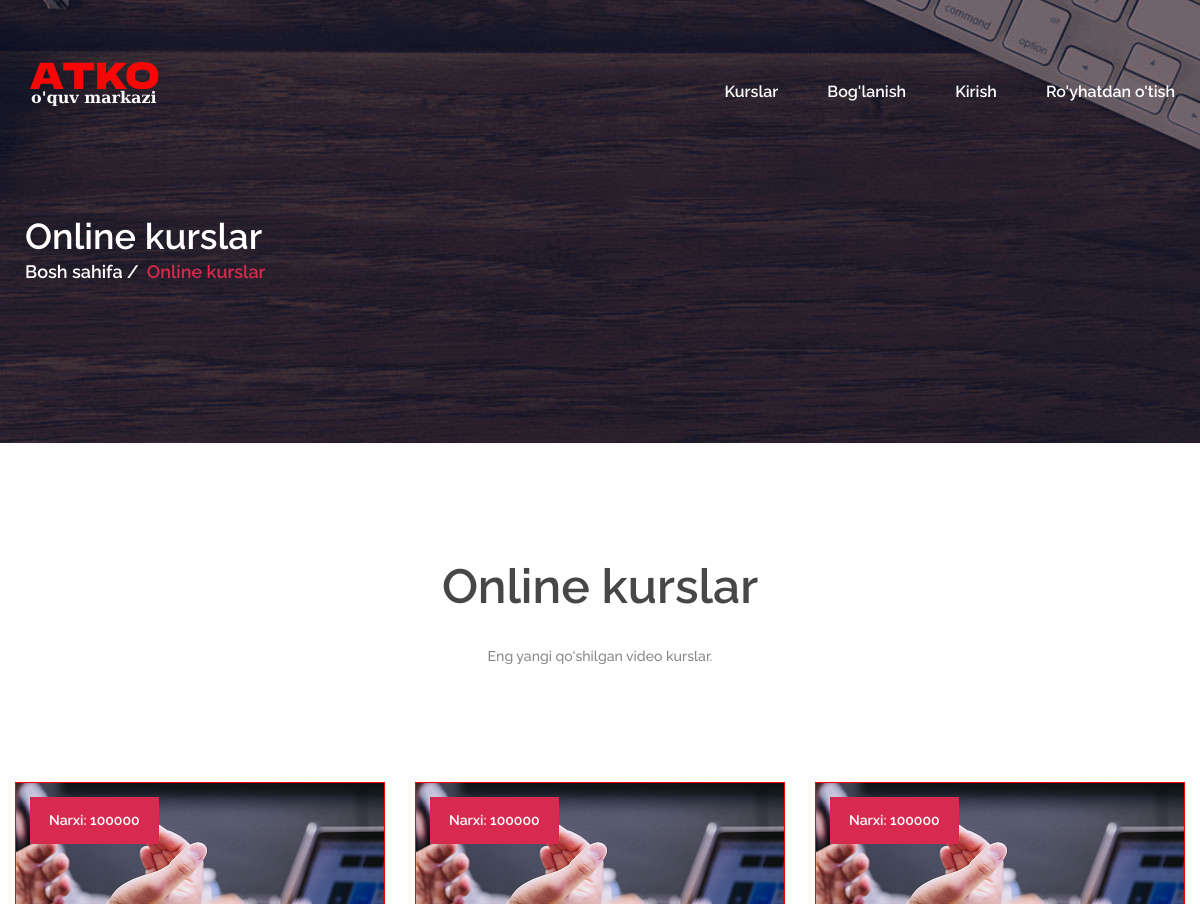
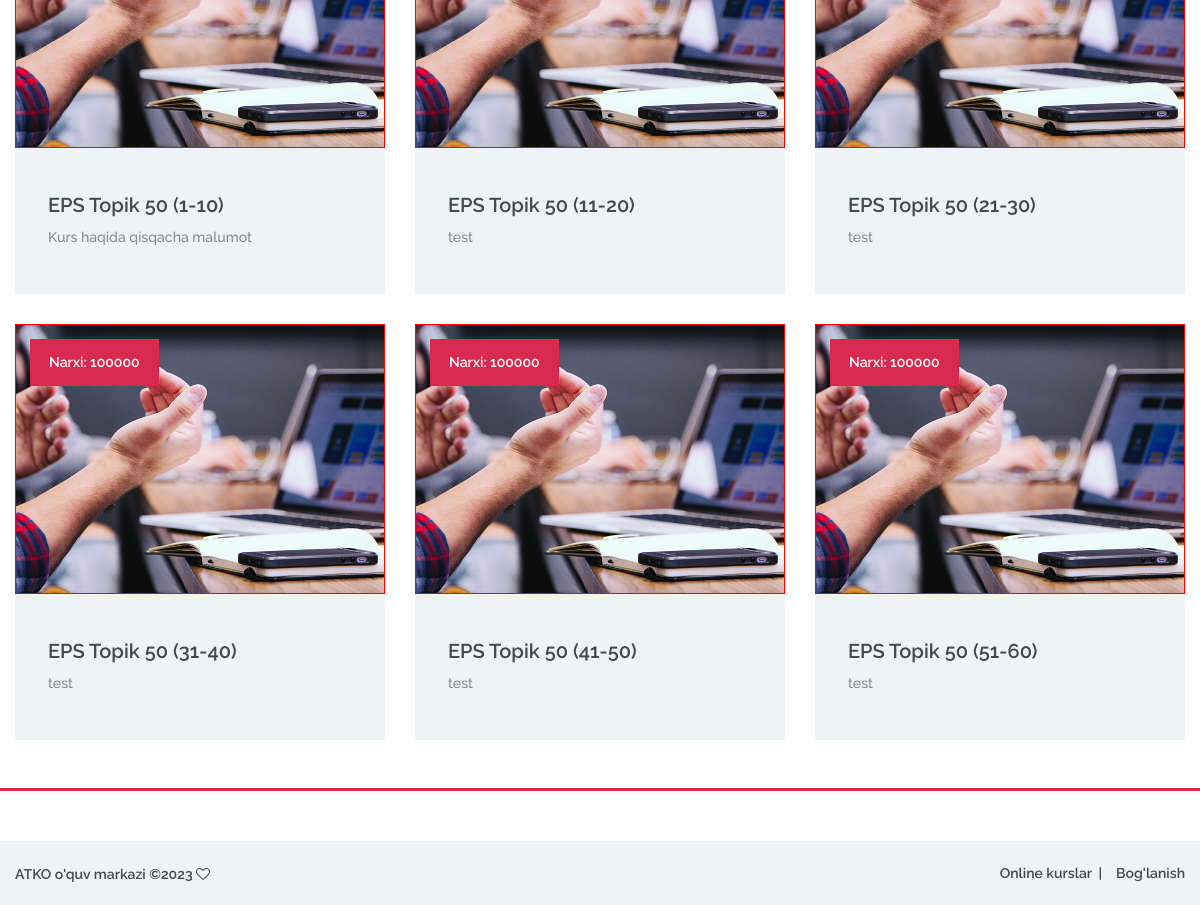
/courses.php, run on an earlier commit of the app's database (2 pictures, top to bottom).
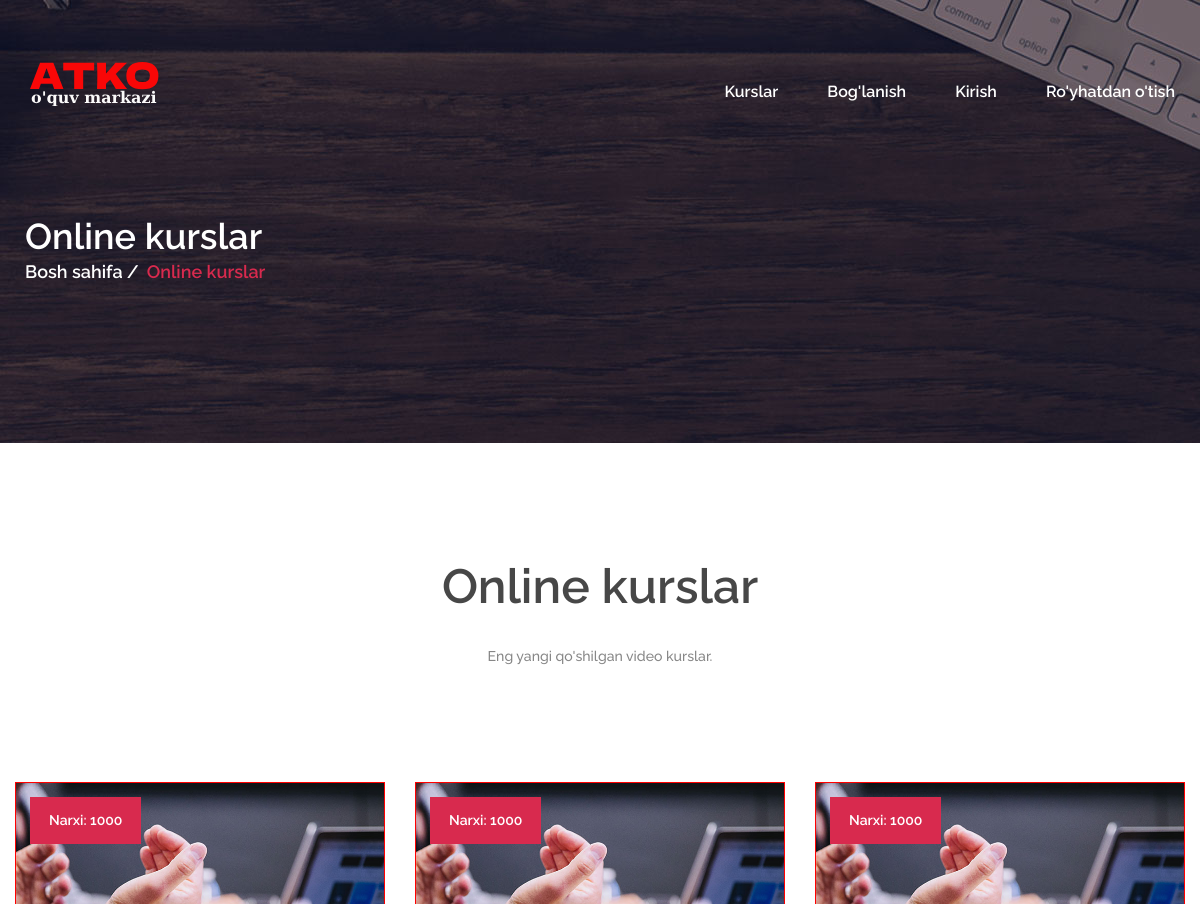
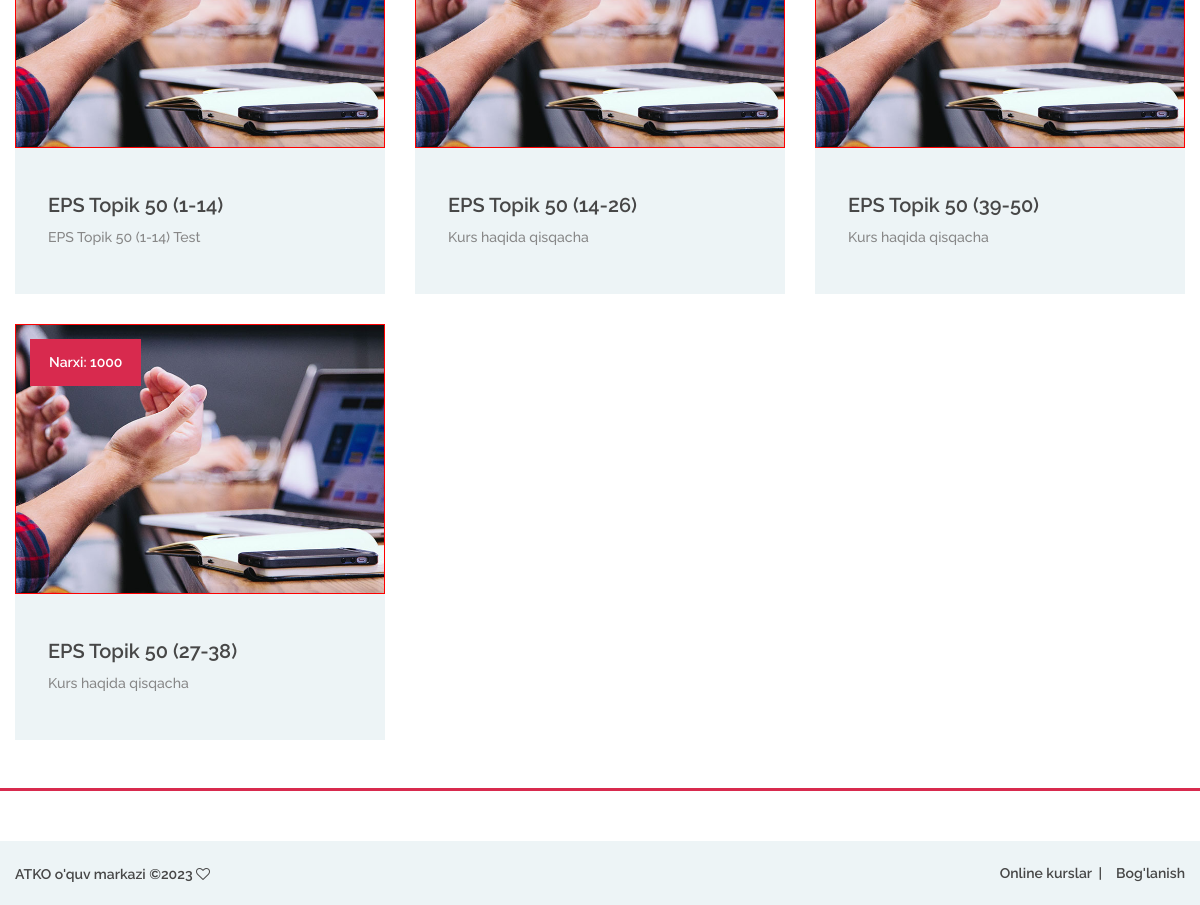
And on a later commit of the database (2 pictures, top to bottom).
### tables this page shows
CREATE TABLE `cours` (
  `id` int(11) NOT NULL,
  `CoursID` varchar(20) NOT NULL,
  `CoursName` varchar(70) NOT NULL,
  `CoursText` varchar(70) NOT NULL,
  `CoursAbout` longtext NOT NULL,
  `CoursPrice` varchar(20) NOT NULL,
  `CoursImage` varchar(120) NOT NULL,
  `CoursMavzu` int(3) NOT NULL,
  `CoursTil` varchar(11) NOT NULL,
  `CoursDavomiy` varchar(8) NOT NULL,
  `CoursTecher` varchar(70) NOT NULL,
  `TecherImage` varchar(120) NOT NULL,
  `Muddat` int(100) NOT NULL,
  `Data` timestamp NOT NULL DEFAULT current_timestamp()
);

### courses.php (the view, shortened to what this page needs)
<!DOCTYPE php>
<?php
	include("./config/confige.php");
?>
<php lang="en">
<head>
	<link rel="stylesheet" href="css/bootstrap.min.css"/>
	<link rel="stylesheet" href="css/font-awesome.min.css"/>
	<link rel="stylesheet" href="css/owl.carousel.css"/>
	<link rel="stylesheet" href="css/style.css"/>
</head>
<body>
	<header class="header-section">
		<div class="container">
			<div class="row">
				<div class="col-lg-3 col-md-3">
					<div class="site-logo">
						<a href="index.php"><img src="img/logo.png" alt=""></a>
					</div>
				</div>
				<div class="col-lg-9 col-md-9">
					<nav class="main-menu" style="text-align:right">
						<ul>
							<li><a href="courses.php">Kurslar</a></li>
							<li><a href="contact.php">Bog'lanish</a></li>
							<li style="display:<?php if(isset($_COOKIE['UserID'])){echo 'none;';} ?>"><a href="login.php">Kirish</a></li>
							<li style="display:<?php if(isset($_COOKIE['UserID'])){echo 'none;';} ?>"><a href="reg.php">Ro'yhatdan o'tish</a></li>
						</ul>
					</nav>
				</div>
			</div>
		</div>
	</header>
	<div class="page-info-section set-bg" data-setbg="img/page-bg/1.jpg">
		<div class="container">
			<div class="site-breadcrumb">
				<h2 class="text-white">Online kurslar</h2>
				<a href="index.php">Bosh sahifa</a>
				<span>Online kurslar</span>
			</div>
		</div>
	</div>
	<section class="course-section spad pb-0">
		<div class="course-warp">
			<div class="section-title">
				<h2>Online kurslar</h2>
				<p>Eng yangi qo'shilgan video kurslar.</p>
			</div>
			<div class="row course-items-area">
				<?php
					$sql1 = "SELECT * FROM `cours`";
					$res1 = $conn->query($sql1);
					while ($row1 = $res1->fetch()) {
				?>
				<div class="mix col-lg-4 finance">
					<div class="course-item">
						<a href="./course.php?CoursID=<?php echo $row1['CoursID']; ?>" >
							<div class="course-thumb set-bg" style='border:1px solid red;' data-setbg="img/kurs/<?php echo $row1['CoursImage']; ?>">
								<div class="price">Narxi: <?php echo $row1['CoursPrice']; ?></div>
							</div>
							<div class="course-info">
								<div class="course-text">
									<h5><?php echo $row1['CoursName']; ?></h5>
									<p><?php echo $row1['CoursText']; ?></p>
								</div>
							</div>
						</a>
					</div>
				</div>
				<?php } ?>
			</div>
		</div>
	</section>
    <footer class="footer-section spad p-0 mt-5">
		<div class="footer-bottom">
			<div class="footer-warp">
				<ul class="footer-menu">
					<li><a href="courses.php">Online kurslar</a></li>
					<li><a href="contact.php">Bog'lanish</a></li>
				</ul>
				<div class="copyright">
					ATKO o'quv markazi
					&copy;<script>document.write(new Date().getFullYear());</script>
					<i class="fa fa-heart-o" aria-hidden="true"></i>
				</div>
			</div>
		</div>
	</footer>
</body>
</php>

### css/style.css (style rules this page uses)
html, body { height: 100%; font-family: 'Raleway', sans-serif; -webkit-font-smoothing: antialiased; font-smoothing: antialiased; }
h1, h2, h3, h4, h5, h6 { margin: 0; font-weight: 600; color: #474747; }
h2 { font-size: 36px; }
h5 { font-size: 20px; }
p { font-size: 14.1px; color: #878787; line-height: 2.2; font-weight: 500; }
img { max-width: 100%; }
::placeholder { font-style: italic; }
ul, ol { padding: 0; margin: 0; }
.section-title { text-align: center; padding: 0 110px; margin-bottom: 110px; }
.section-title h2 { font-size: 48px; font-weight: 600; margin-bottom: 25px; }
.section-title p { margin-bottom: 0; font-weight: 500; }
.set-bg { background-repeat: no-repeat; background-size: cover; background-position: top center; }
.spad { padding-top: 115px; padding-bottom: 115px; }
.header-section { position: absolute; width: 100%; top: 0; left: 0; padding-top: 60px; }
.site-logo { display: inline-block; }
.main-menu ul { list-style: none; }
.main-menu ul li { display: inline; }
.main-menu ul li a { display: inline-block; font-size: 16px; color: #fff; margin-left: 45px; font-weight: 600; padding: 20px 0 5px; }
.course-warp { max-width: 1559px; padding: 0 15px; margin: 0 auto -30px; }
.course-item { margin-bottom: 30px; }
.course-item .course-thumb { height: 270px; }
.course-item .course-thumb .price { font-size: 14px; color: #fff; font-weight: 600; background: #d82a4e; display: inline-block; padding: 13px 19px; margin: 14px; }
.course-item .course-info { background: #edf4f6; }
.course-item .course-info .course-text { padding: 45px 33px 25px; }
.course-item .course-info .course-text h5 { margin-bottom: 5px; }
.footer-section { border-top: 3px solid #d82a4e; }
.footer-warp { max-width: 1559px; padding: 0 15px; margin: 0 auto; }
.footer-bottom { overflow: hidden; background: #edf4f6; padding: 20px 0; margin-top: 50px; }
.footer-menu { list-style: none; float: right; }
.footer-menu li { display: inline; }
.footer-menu li:last-child a { padding-right: 0; margin-right: 0; }
.footer-menu li:last-child a:after { display: none; }
.footer-menu li a { display: inline-block; font-size: 14px; font-weight: 600; color: #474747; padding-right: 10px; margin-right: 10px; position: relative; }
.footer-menu li a:after { position: absolute; content: "|"; right: 0; top: 0; }
.copyright { padding-top: 3px; float: left; font-size: 14px; font-weight: 600; color: #474747; }
.page-info-section { height: 443px; }
.site-breadcrumb { padding-top: 215px; }
.site-breadcrumb a, .site-breadcrumb span { display: inline-block; margin-right: 10px; padding-right: 10px; font-weight: 600; font-size: 18px; }
.site-breadcrumb a { color: #fff; position: relative; }
.site-breadcrumb a:after { position: absolute; content: "/"; right: -6px; top: 0; color: #fff; }
.site-breadcrumb span { color: #d82a4e; }
@media (min-width: 1200px) { .container { max-width: 1180px; } }

What changed in the data, as far as the page shows it:
removed cours: CoursPrice "100000", CoursName "EPS Topik 50 (41-50)", CoursText "test"
removed cours: CoursPrice "100000", CoursName "EPS Topik 50 (51-60)", CoursText "test"
changed cours: CoursPrice "100000" → "1000"; CoursName "EPS Topik 50 (1-10)" → "EPS Topik 50 (1-14)"; CoursText "Kurs haqida qisqacha malumot" → "EPS Topik 50 (1-14) Test"
changed cours: CoursPrice "100000" → "1000"; CoursName "EPS Topik 50 (11-20)" → "EPS Topik 50 (14-26)"; CoursText "test" → "Kurs haqida qisqacha"
changed cours: CoursPrice "100000" → "1000"; CoursName "EPS Topik 50 (21-30)" → "EPS Topik 50 (39-50)"; CoursText "test" → "Kurs haqida qisqacha"
changed cours: CoursPrice "100000" → "1000"; CoursName "EPS Topik 50 (31-40)" → "EPS Topik 50 (27-38)"; CoursText "test" → "Kurs haqida qisqacha"
